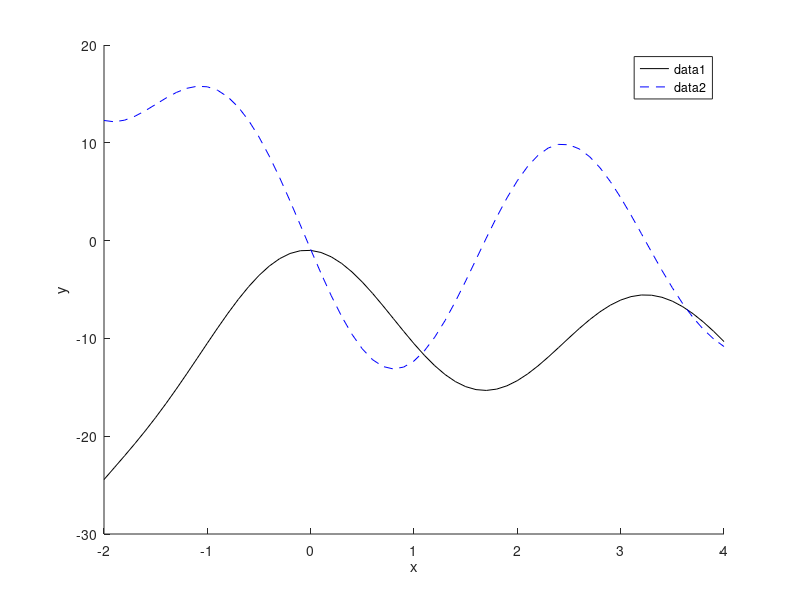

This figure's MATLAB source:
x = -2:0.1:4;
y = x.^3 - 2*x.^2 - 10*sin(x).^2 - exp(0.9*x);
dydx = 3*x.^2 - 4*x - 20*cos(x).*sin(x) - 0.9*exp(0.9*x);
clf
hold on
plot(x, y, 'k-')
plot(x, dydx, 'b--')
legend
xlabel('x')
ylabel('y')
hold off